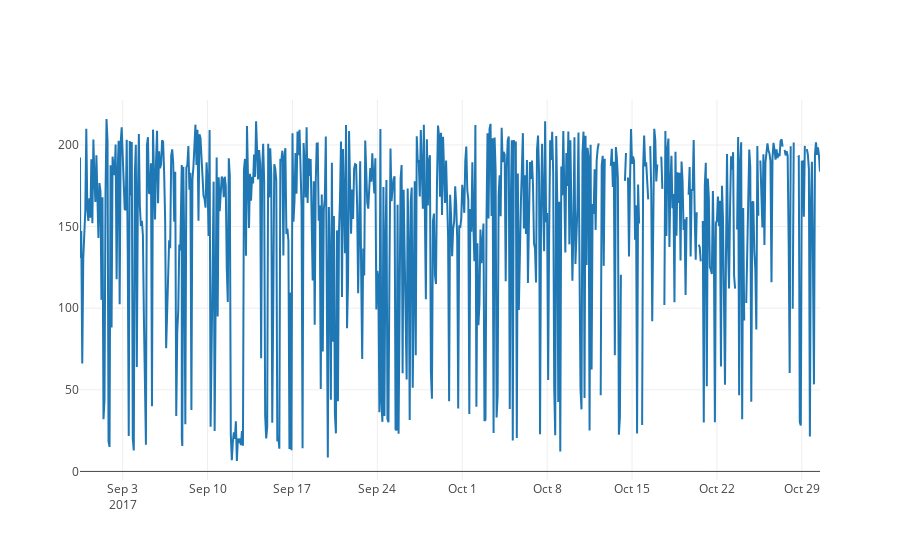

The notebook cell this image was saved under:
### Code cell
download_data = [Scatter(x=df.datetime, y=df.download)]
download_layout = Layout(
    title=f'Download Data from {first_day} to {last_day}',
    xaxis=dict(
        title='Time',
        titlefont=dict(
            size=18,
            color='#7f7f7f'
        )
    ),
    yaxis=dict(
        title='Download Speed in Mbit/s',
        titlefont=dict(
            size=18,
            color='#7f7f7f'
        )
    )
)

iplot(Figure(data=download_data, layout=download_layout))

### Figure 1 — Plotly figure (JSON) as saved in the notebook; plotly's stock layout.template omitted (floating-point values rounded to 4 significant figures; data arrays with more than 128 entries replaced by an {"elided": "..."} marker saying what was removed)
{"data": [{"type": "scatter", "x": {"elided": "736 str values"}, "y": {"elided": "736 float values"}}], "layout": {}}
